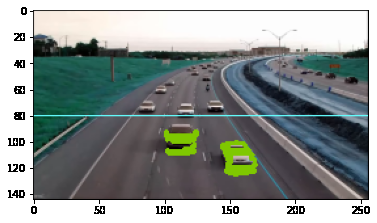
#> input picture cv-detection.png, 377 x 223 px, given in place of video1.mp4, which was not available
$ python ve.py
#> lines starting #> are read from the running program, lines starting #| are printed output that depends on the picture; pictures that were not available may be replaced by others from this repository, and a replacement may not be noted
import cv2
import numpy as np
from time import sleep

largura_min=80
altura_min=80

offset=6

pos_linha=550

delay= 60

detec = []
carros= 0


def pega_centro(x, y, w, h):
    x1 = int(w / 2)
    y1 = int(h / 2)
    cx = x + x1
    cy = y + y1
    return cx,cy

cap = cv2.VideoCapture('video1.mp4')
subtracao = cv2.bgsegm.createBackgroundSubtractorMOG()
frame_width = int(cap.get(3))
frame_height = int(cap.get(4))
size = (frame_width, frame_height)

while True:
    ret , frame1 = cap.read()
#> frame1 is the input picture: shape (223, 377, 3); mean B, G, R 145.5, 147.7, 140
    tempo = float(1/delay)
    sleep(tempo)
    grey = cv2.cvtColor(frame1,cv2.COLOR_BGR2GRAY)
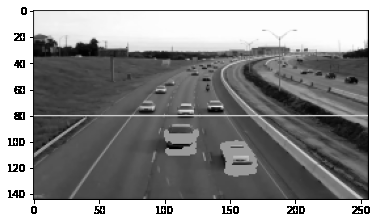
#> grey: shape (223, 377); min 0, max 255, mean 145.1
    blur = cv2.GaussianBlur(grey,(3,3),5)
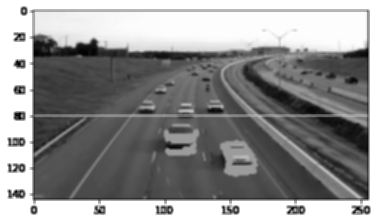
#> blur: shape (223, 377); min 0, max 255, mean 145.1
    img_sub = subtracao.apply(blur)
#> img_sub: shape (223, 377); every value is 0
    dilat = cv2.dilate(img_sub,np.ones((5,5)))
    kernel = cv2.getStructuringElement(cv2.MORPH_ELLIPSE, (5, 5))
    dilatada = cv2.morphologyEx (dilat, cv2. MORPH_CLOSE , kernel)
    dilatada = cv2.morphologyEx (dilatada, cv2. MORPH_CLOSE , kernel)
    contorno,h=cv2.findContours(dilatada,cv2.RETR_TREE,cv2.CHAIN_APPROX_SIMPLE)
#> contorno = []; h = None

    cv2.line(frame1, (25, pos_linha), (1200, pos_linha), (255,127,0), 3)
    for(i,c) in enumerate(contorno):
        (x,y,w,h) = cv2.boundingRect(c)
        validar_contorno = (w >= largura_min) and (h >= altura_min)
        if not validar_contorno:
            continue

        cv2.rectangle(frame1,(x,y),(x+w,y+h),(0,255,0),2)
        centro = pega_centro(x, y, w, h)
        detec.append(centro)
        cv2.circle(frame1, centro, 4, (0, 0,255), -1)

        for (x,y) in detec:
            if y<(pos_linha+offset) and y>(pos_linha-offset):
                carros+=1
                cv2.line(frame1, (25, pos_linha), (1200, pos_linha), (0,127,255), 3)
                detec.remove((x,y))
                print("car is detected : "+str(carros))
#> this loop made 0 passes
#> after the loop, carros = 0; detec = []

    cv2.putText(frame1, "VEHICLE COUNT : "+str(carros), (450, 70), cv2.FONT_HERSHEY_SIMPLEX, 2, (0, 0, 255),5)
    cv2.imshow("Video Original" , frame1)
    cv2.imshow("Detectar",dilatada)
    cv2.VideoWriter("output.avi", cv2.VideoWriter_fourcc(*'MJPG'), 60, size)

    if cv2.waitKey(1) == 27:
#> (key Esc is pressed here)
        break

cv2.destroyAllWindows()
cap.release()

$ run again, on yoloV3.png
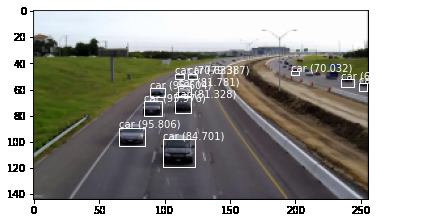
#> input picture yoloV3.png, 428 x 223 px, given in place of video1.mp4, which was not available
#> frame1 is the input picture: shape (223, 428, 3); mean B, G, R 155.6, 160.7, 161.7
#> `grey = cv2.cvtColor(frame1,cv2.COLOR_BGR2GRAY)`:
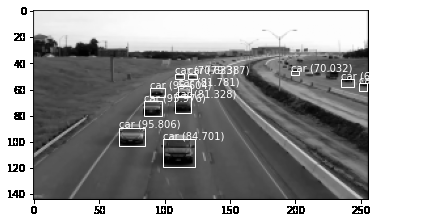
#> grey: shape (223, 428); min 0, max 255, mean 160.4
#> `blur = cv2.GaussianBlur(grey,(3,3),5)`:
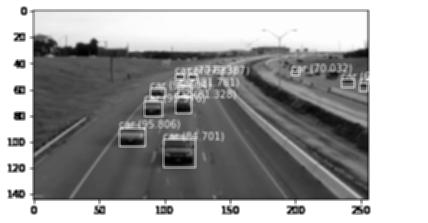
#> blur: shape (223, 428); min 0, max 255, mean 160.4
#> img_sub: shape (223, 428); every value is 0
#> contorno = []; h = None
#> after the loop `for(i,c) in enumerate(contorno):`: carros = 0; detec = []
